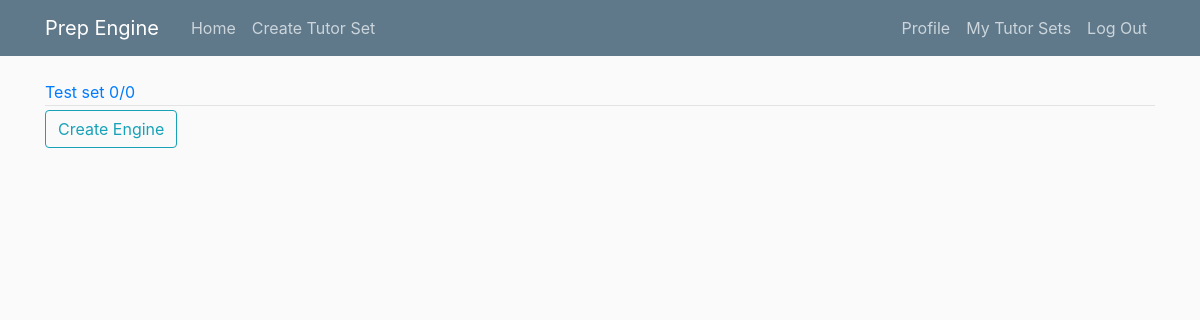
Before: /userTutorSets/austyn (signed in) with the older database file.
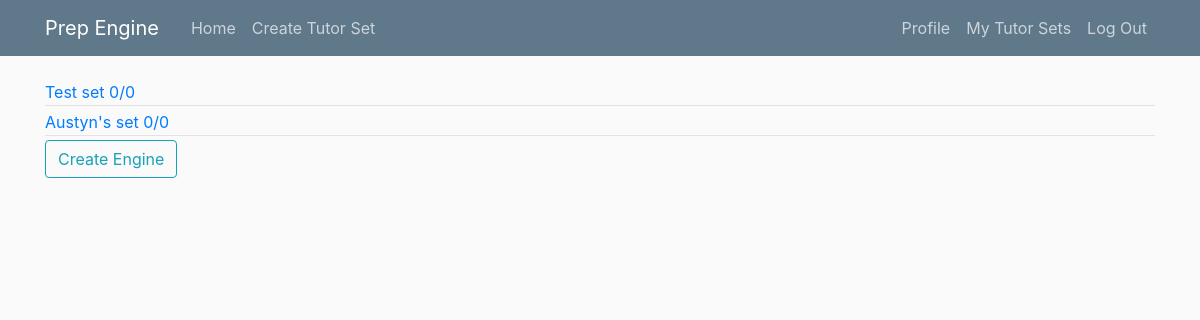
After: the same page with the newer database file.
### tutor_sets/models.py (models this page shows, shortened)
class TutorSet(models.Model):
    title = models.CharField(max_length=100)
    score = models.PositiveIntegerField(default=0)
    totalQuestions = models.PositiveIntegerField(default=0)
    author = models.ForeignKey(User, on_delete=models.CASCADE)

### home/views.py (the view)
# urls.py: path('userTutorSets/<str:username>', UserTutorSetListView.as_view(), name='user-tutorsets'),
class UserTutorSetListView(ListView):
    model = TutorSet
    template_name = 'home/user_tutorsets.html'
    context_object_name = 'tutorSets'
    paginate_by = 5
    def get_queryset(self):
        user = get_object_or_404(User, username=self.kwargs.get('username'))
        return TutorSet.objects.filter(author=user)

### home/templates/home/user_tutorsets.html (shortened to what this page needs)
{% extends "home/base.html" %}
{% block content %}
    {% if user.is_authenticated %}
        {% for tutorSet in tutorSets %}
        <a href="{% url 'tutorSet-detail' tutorSet.pk %}">
            <div class="article-metadata">
                {{ tutorSet.title }}
                {{ tutorSet.score }}/{{ tutorSet.totalQuestions }}
            </div>
        </a>
        {% endfor %}
        <div>
            <a class="btn btn-outline-info" href="{% url 'tutorSet-create' %}">Create Engine</a>
        </div>
    {% endif %}
{% endblock %}

Changed rows visible on the page:
added TutorSet: title "Austyn's set", score "0", totalQuestions "0"
